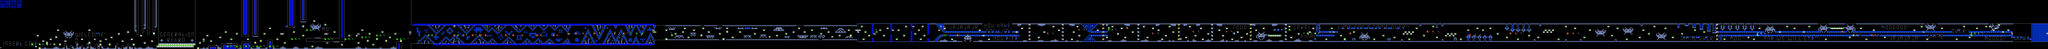

A level layout from a 2D game, rendered from its tile map. Below: a short description, then the map file with tile-grid data replaced by summaries:
An orthogonal 1111x27 tile map with 16x16 px tiles, 2 tile layers (SP, ...), 2 tilesets, 2 image layers.

<map version="1.10" tiledversion="1.11.2" orientation="orthogonal" renderorder="right-down" width="1111" height="27" tilewidth="16" tileheight="16" infinite="0" nextlayerid="5" nextobjectid="1">
 <editorsettings>
  <chunksize width="16" height="27" />
  <export target="../LEVELS/LEVEL DATA/lvlset_B/generationretro.csv" format="csv" />
 </editorsettings>
 <tileset firstgid="1" name="famidash" tilewidth="16" tileheight="16" tilecount="256" columns="16">
  <image source="../../../GRAPHICS/famidash.bmp" width="256" height="256" />
 </tileset>
 <tileset firstgid="257" name="sprites" tilewidth="16" tileheight="16" tilecount="256" columns="16">
  <image source="../../../GRAPHICS/sprites.png" width="256" height="256" />
 </tileset>
 <imagelayer id="3" name="Image Layer 1" parallaxx="0.9" parallaxy="0.9" repeatx="1" repeaty="1">
  <image source="../../../GRAPHICS/Old/parallax Blue.bmp" width="144" height="72" />
 </imagelayer>
 <imagelayer id="4" name="Image Layer 2" offsetx="0" offsety="432" repeatx="1">
  <image source="../../../GRAPHICS/ground.bmp" width="64" height="128" />
 </imagelayer>
 <layer id="1" width="1111" height="27">
  <data>[29997 cells, 29997 non-empty, 97 distinct tile ids]</data>
 </layer>
 <layer id="2" name="SP" width="1111" height="27">
  <data>[29997 cells, 520 non-empty, 55 distinct tile ids]</data>
 </layer>
</map>
